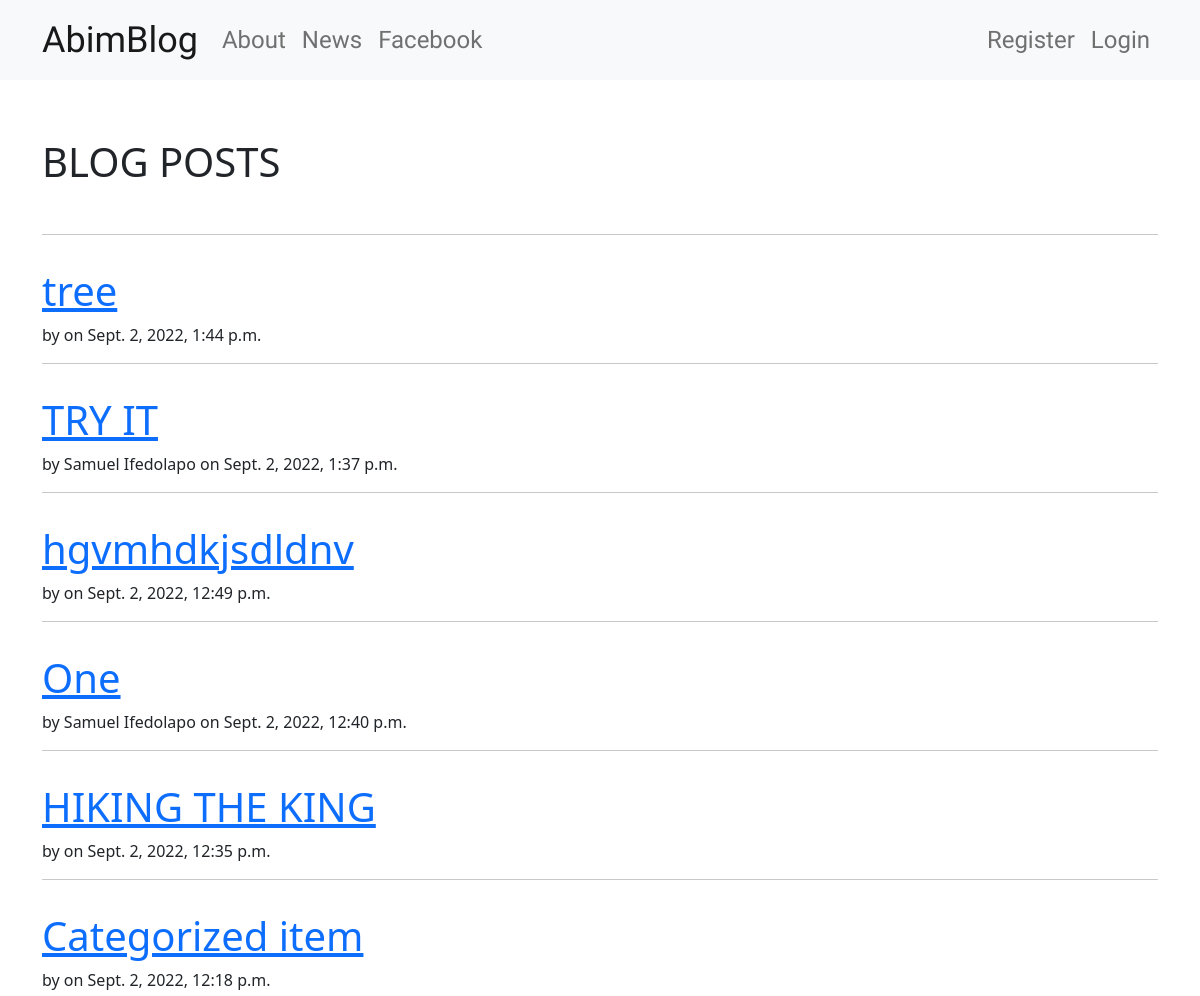
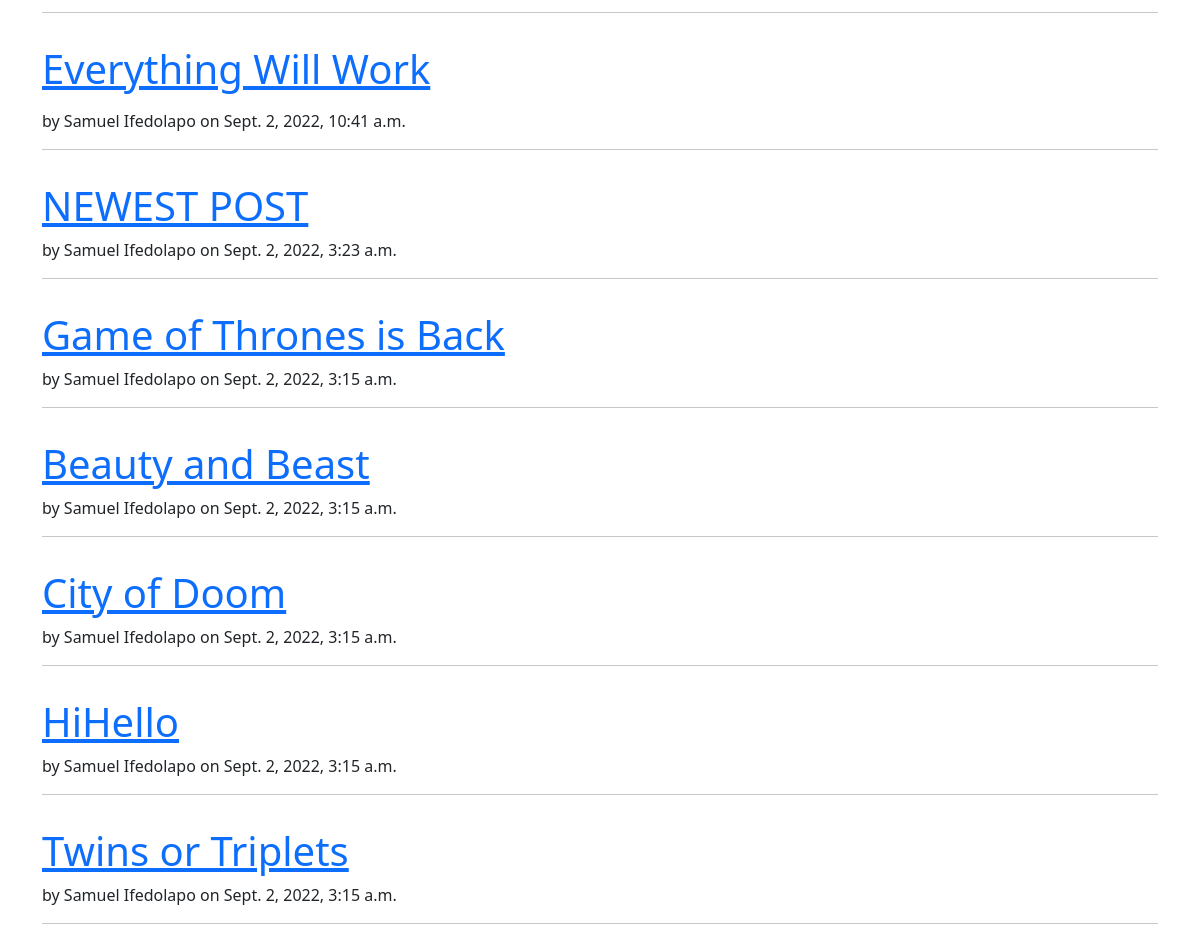
The page / on the database its author committed (2 pictures, top to bottom).
### blog/models.py (models this page shows, shortened)
class Post(models.Model):
    title = models.CharField(max_length=200)
    title_tag = models.CharField(max_length=200)
    author = models.ForeignKey(User, on_delete=models.CASCADE)
    body = models.TextField()
    category = models.CharField(max_length=200, default='Uncategorized')
    created = models.DateTimeField(auto_now_add=True)
    pub_date = models.DateTimeField(null=True, blank=True)
    updated = models.DateTimeField(auto_now=True)

### blog/views.py (the view)
# urls.py: path('', views.HomeView.as_view(), name='home'),
class HomeView(ListView):
    model = Post
    template_name = 'blog/home.html'
    ordering = ('-created')

### blog/templates/blog/home.html
{% extends "base.html" %}
{% block content %}
<div class="centerstage">
    <h1 class="pt-5">BLOG POSTS</h1>
    <br>
    <hr>
    {% for post in  post_list %}
        <div class="post pt-3">
            <h1><a href="{% url 'post-detail' post.id %}">{{post.title|safe}}</a></h1>
            <span>by {{post.author.last_name}} {{post.author.first_name}} on {{post.created}}</span>
            <hr>
        </div>
    {% endfor %}
</div>
{% endblock %}

### templates/base.html (shortened to what this page needs)
<!DOCTYPE html>
{% load static %}
<html lang="en">
<head>
    <link href="https://cdn.jsdelivr.net/npm/bootstrap@5.2.0-beta1/dist/css/bootstrap.min.css" rel="stylesheet">
    <link rel="stylesheet" href="//cdn.jsdelivr.net/npm/medium-editor@latest/dist/css/medium-editor.min.css" type="text/css" media="screen" charset="utf-8">
    <link rel="stylesheet" href="{% static 'blog/css/style.css' %}">
</head>
<body class="loader">
    <nav class="techfont custom-navbar navbar navbar-expand-lg navbar-light bg-light">
        <div class="container">
            <a class="navbar-brand bigbrand" href="{% url 'home' %}">AbimBlog</a>
            <div class="collapse navbar-collapse" id="navbarSupportedContent">
                <ul class="navbar-nav me-auto mb-2 mb-lg-0">
                    <li class="nav-item">
                        <a class="nav-link" href="#">About</a>
                    </li>
                    <li class="nav-item">
                        <a class="nav-link" href="#">News</a>
                    </li>
                    <li class="nav-item">
                        <a class="nav-link" href="https://www.facebook.com">Facebook</a>
                    </li>
                </ul>
                <ul class="nav navbar-nav ms-auto mb-2 mb-lg-0">
                    {% if request.user.is_authenticated %}
                    <li class="nav-item">
                        <a class="nav-link" href="{% url 'create-post' %}">New Post</a>
                    </li>
                    <li class="nav-item">
                        <a class="nav-link" href="{% url 'add-category' %}">Add Category</a>
                    </li>
                    <li class="nav-item">
                        <a class="nav-link" href="#">Welcome {{user.username}}</a>
                    </li>
                    <li class="nav-item">
                        <a class="nav-link" href="{% url 'logout' %}">Logout</a>
                    </li>
                    {% else %}
                    <li class="nav-item">
                        <a class="nav-link" href="{% url 'register' %}">Register</a>
                    </li>
                    <li class="nav-item">
                        <a class="nav-link" href="{% url 'login' %}">Login</a>
                    </li>
                    {% endif %}
                </ul>
            </div>
        </div>
    </nav>
    <div class="content container">
        {% block content %}
        {% endblock %}
    </div>
</body>
</html>

### blog/static/blog/css/style.css (style rules this page uses)
.techfont { font-family:'Russo One',sans-serif; font-size: 1.5em; margin-bottom: 10px; }
.bigbrand { font-size: 1.5em; }
.centerstage { margin-left: auto; margin-right: auto; }
.loader { filter:hue-rotate(0deg); color:linear-gradient(45deg,#0f8,#08f); animation:hue 10000ms infinite linear; }

### rows shown on the page
Post: title "tree", created "Sept. 2, 2022, 1:44 p.m."
Post: title "TRY IT", author.last_name "Samuel", author.first_name "Ifedolapo", created "Sept. 2, 2022, 1:37 p.m."
Post: title "hgvmhdkjsdldnv", created "Sept. 2, 2022, 12:49 p.m."
Post: title "One", author.last_name "Samuel", author.first_name "Ifedolapo", created "Sept. 2, 2022, 12:40 p.m."
Post: title "HIKING THE KING", created "Sept. 2, 2022, 12:35 p.m."
Post: title "Categorized item", created "Sept. 2, 2022, 12:18 p.m."
Post: title "Everything Will Work", author.last_name "Samuel", author.first_name "Ifedolapo", created "Sept. 2, 2022, 10:41 a.m."
Post: title "NEWEST POST", author.last_name "Samuel", author.first_name "Ifedolapo", created "Sept. 2, 2022, 3:23 a.m."
Post: title "Game of Thrones is Back", author.last_name "Samuel", author.first_name "Ifedolapo", created "Sept. 2, 2022, 3:15 a.m."
Post: title "Beauty and Beast", author.last_name "Samuel", author.first_name "Ifedolapo", created "Sept. 2, 2022, 3:15 a.m."
Post: title "City of Doom", author.last_name "Samuel", author.first_name "Ifedolapo", created "Sept. 2, 2022, 3:15 a.m."
Post: title "HiHello", author.last_name "Samuel", author.first_name "Ifedolapo", created "Sept. 2, 2022, 3:15 a.m."
Post: title "Twins or Triplets", author.last_name "Samuel", author.first_name "Ifedolapo", created "Sept. 2, 2022, 3:15 a.m."
